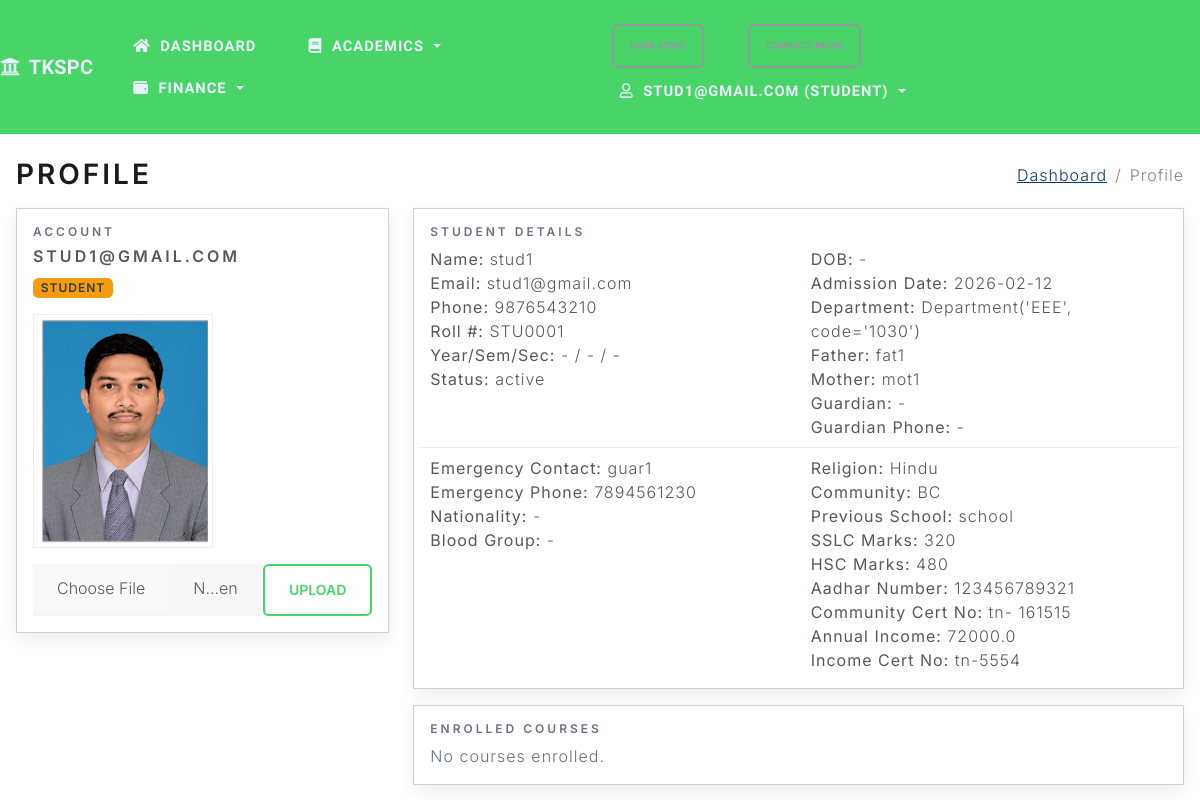
The app's page /profile (signed in) with its own data.
### project/models.py (models this page shows, shortened)
class User(db.Model):
    id = db.Column(db.Integer, primary_key=True)
    username = db.Column(db.String(80), unique=True, nullable=False)
    password_hash = db.Column(db.String(256), nullable=False)
    role = db.Column(db.String(20), nullable=False, default='staff')

class Student(db.Model):
    id = db.Column(db.Integer, primary_key=True)
    name = db.Column(db.String(100), nullable=False)
    email = db.Column(db.String(120), unique=True, nullable=False)
    phone = db.Column(db.String(20), nullable=False)
    registration_number = db.Column(db.String(50), unique=True)
    roll_number = db.Column(db.String(50), unique=True)
    address = db.Column(db.Text)
    date_of_birth = db.Column(db.Date)
    gender = db.Column(db.String(20))
    admission_date = db.Column(db.Date)
    department_id = db.Column(db.Integer, db.ForeignKey('department.id'))
    guardian_name = db.Column(db.String(100))
    guardian_phone = db.Column(db.String(20))
    guardian_email = db.Column(db.String(100))
    status = db.Column(db.String(20), default='active')
    tutor_id = db.Column(db.Integer, db.ForeignKey('teacher.id'))
    nationality = db.Column(db.String(50))
    blood_group = db.Column(db.String(10))
    religion = db.Column(db.String(50))
    community = db.Column(db.String(50))
    sslc_marks = db.Column(db.Integer)
    hsc_marks = db.Column(db.Integer)
    current_year = db.Column(db.Integer)
    semester_id = db.Column(db.Integer, db.ForeignKey('semester.id'))
    section = db.Column(db.String(10))
    father_name = db.Column(db.String(100))
    mother_name = db.Column(db.String(100))
    emergency_contact_name = db.Column(db.String(100))
    emergency_contact_phone = db.Column(db.String(20))
    previous_school = db.Column(db.String(255))
    aadhar_no = db.Column(db.String(20))
    community_cert_no = db.Column(db.String(50))
    annual_income = db.Column(db.Float)
    income_cert_no = db.Column(db.String(50))
    temp_password = db.Column(db.String(100))
    courses = db.relationship('Course', secondary=enrollments, backref='students', lazy=True)
    attendances = db.relationship('Attendance', backref='student', lazy=True, cascade="all, delete-orphan")
    grades = db.relationship('Grade', backref='student', lazy=True, cascade="all, delete-orphan")
    fee_accounts = db.relationship('FeeAccount', backref='student', lazy=True, cascade="all, delete-orphan")
    invoices = db.relationship('Invoice', backref='student', lazy=True, cascade="all, delete-orphan")
    payments = db.relationship('FeePayment', backref='student', lazy=True, cascade="all, delete-orphan")
    parent_links = db.relationship('ParentStudentLink', backref='student', lazy=True, cascade="all, delete-orphan")

class Department(db.Model):
    id = db.Column(db.Integer, primary_key=True)
    name = db.Column(db.String(100), nullable=False, unique=True)
    code = db.Column(db.String(20), unique=True)
    description = db.Column(db.Text)
    head_of_department_id = db.Column(db.Integer, db.ForeignKey('teacher.id'), nullable=True)
    students = db.relationship('Student', backref='department', lazy=True, foreign_keys='Student.department_id')
    teachers = db.relationship('Teacher', backref='department', lazy=True, foreign_keys='Teacher.department_id')
    courses = db.relationship('Course', backref='department', lazy=True, foreign_keys='Course.department_id')
    subjects = db.relationship('Subject', backref='department', lazy=True, foreign_keys='Subject.department_id')
    def __repr__(self):
        return f"Department('{self.name}', code='{self.code}')"

### project/routes.py (the view, shortened to what this page needs)
@app.route('/profile')
@crud_required('user', 'read')
def profile():
    role = session.get('role')
    user_id = session.get('user')
    student = None
    teacher = None
    user = User.query.filter_by(username=user_id).first()
    photo = None
    try:
        db.create_all()
    except Exception:
        pass
    photo = UserPhoto.query.filter_by(username=user_id).first()
    photo_url = None
    if photo:
        photo_url = url_for('static', filename=photo.file_path)
    if role == 'student':
        student = Student.query.filter_by(email=user_id).first()
    elif role in ('faculty', 'teacher'):
        teacher = Teacher.query.filter_by(email=user_id).first()
    parent_students = []
    return render_template('profile.html', title='Profile', role=role, user=user, student=student, teacher=teacher, parent_students=parent_students, photo_url=photo_url)

### project/routes.py (called while the page is built)
def crud_required(resource: str, action: str):
    def decorator(fn):
        @wraps(fn)
        def wrapper(*args, **kwargs):
            if not session.get('logged_in'):
                flash('Please log in to access this page.', 'warning')
                return redirect(url_for('login', next=request.path))
            role = session.get('role')
            allowed = CRUD_PERMISSIONS.get(resource, {}).get(action, [])
            if role not in allowed:
                flash('You are not authorized to perform this action.', 'danger')
                return redirect(url_for('index'))
            return fn(*args, **kwargs)
        return wrapper
    return decorator

### project/templates/profile.html (shortened to what this page needs)
{% extends 'base.html' %}
{% block page_title %}<h2 class="mb-0">Profile</h2>{% endblock %}
{% block breadcrumbs %}
  <li class="breadcrumb-item"><a href="{{ url_for('dashboard') }}">Dashboard</a></li>
  <li class="breadcrumb-item active" aria-current="page">Profile</li>
{% endblock %}
{% block content %}
<div class="row">
  <div class="col-md-4">
    <div class="card mb-3">
      <div class="card-body">
        <div class="h6 text-muted">Account</div>
        <div class="h5 mb-2">{{ (user and user.username) or session.get('user') }}</div>
        <span class="badge bg-secondary text-uppercase">{{ role }}</span>
        <div class="mt-3">
          {% if photo_url %}
          <img src="{{ photo_url }}" alt="Profile Photo" class="img-thumbnail" style="max-width: 180px;">
          {% else %}
          <div class="text-muted">No profile photo</div>
          {% endif %}
        </div>
        <form class="mt-3" method="post" action="{{ url_for('upload_profile_photo') }}" enctype="multipart/form-data">
          <div class="input-group">
            <input type="file" name="photo" class="form-control" accept="image/png, image/jpeg" required>
            <button type="submit" class="btn btn-outline-primary">Upload</button>
          </div>
        </form>
      </div>
    </div>
  </div>
  {% if role == 'student' and student %}
  <div class="col-md-8">
    <div class="card mb-3">
      <div class="card-body">
        <div class="h6 text-muted">Student Details</div>
        <div class="row">
          <div class="col-md-6">
            <div><strong>Name:</strong> {{ student.name }}</div>
            <div><strong>Email:</strong> {{ student.email }}</div>
            <div><strong>Phone:</strong> {{ student.phone }}</div>
            <div><strong>Roll #:</strong> {{ student.roll_number or '-' }}</div>
            <div><strong>Year/Sem/Sec:</strong> {{ student.current_year or '-' }} / {{ student.current_semester or '-' }} / {{ student.section or '-' }}</div>
            <div><strong>Status:</strong> {{ student.status }}</div>
          </div>
          <div class="col-md-6">
            <div><strong>DOB:</strong> {{ student.date_of_birth or '-' }}</div>
            <div><strong>Admission Date:</strong> {{ student.admission_date or '-' }}</div>
            <div><strong>Department:</strong> {{ student.department or '-' }}</div>
            <div><strong>Father:</strong> {{ student.father_name or '-' }}</div>
            <div><strong>Mother:</strong> {{ student.mother_name or '-' }}</div>
            <div><strong>Guardian:</strong> {{ student.guardian_name or '-' }}</div>
            <div><strong>Guardian Phone:</strong> {{ student.guardian_phone or '-' }}</div>
          </div>
        </div>
        <div class="row mt-2 border-top pt-2">
          <div class="col-md-6">
            <div><strong>Emergency Contact:</strong> {{ student.emergency_contact_name or '-' }}</div>
            <div><strong>Emergency Phone:</strong> {{ student.emergency_contact_phone or '-' }}</div>
            <div><strong>Nationality:</strong> {{ student.nationality or '-' }}</div>
            <div><strong>Blood Group:</strong> {{ student.blood_group or '-' }}</div>
          </div>
          <div class="col-md-6">
            <div><strong>Religion:</strong> {{ student.religion or '-' }}</div>
            <div><strong>Community:</strong> {{ student.community or '-' }}</div>
            <div><strong>Previous School:</strong> {{ student.previous_school or '-' }}</div>
            <div><strong>SSLC Marks:</strong> {{ student.sslc_marks or '-' }}</div>
            <div><strong>HSC Marks:</strong> {{ student.hsc_marks or '-' }}</div>
            <div><strong>Aadhar Number:</strong> {{ student.aadhar_no or '-' }}</div>
            <div><strong>Community Cert No:</strong> {{ student.community_cert_no or '-' }}</div>
            <div><strong>Annual Income:</strong> {{ student.annual_income or '-' }}</div>
            <div><strong>Income Cert No:</strong> {{ student.income_cert_no or '-' }}</div>
          </div>
        </div>
      </div>
    </div>
    <div class="card">
      <div class="card-body">
        <div class="h6 text-muted">Enrolled Courses</div>
        {% if student.courses %}
        <ul class="list-unstyled mb-0">
          {% for c in student.courses %}
          <li><a href="{{ url_for('course_details', course_id=c.id) }}">{{ c.name }}</a></li>
          {% endfor %}
        </ul>
        {% else %}
        <div class="text-muted">No courses enrolled.</div>
        {% endif %}
      </div>
    </div>
  </div>
  {% endif %}
</div>
{% endblock %}

### project/templates/base.html (shortened to what this page needs)
<!DOCTYPE html>
<html>
<head>
    <link rel="stylesheet" href="https://cdn.jsdelivr.net/npm/bootswatch@5.3.2/dist/lux/bootstrap.min.css">
    <link rel="stylesheet" href="https://cdnjs.cloudflare.com/ajax/libs/font-awesome/5.15.4/css/all.min.css">
    <link rel="stylesheet" href="{{ url_for('static', filename='css/app.css') }}">
</head>
<body class="loading">
    <nav class="navbar navbar-expand-lg navbar-dark bg-tkspc sticky-top">
        <a class="navbar-brand" href="{{ url_for('students') }}"><i class="fas fa-university me-1"></i> TKSPC</a>
        <div class="collapse navbar-collapse" id="navMain">
            <ul class="navbar-nav me-auto">
                {% if session.get('logged_in') %}
                <li class="nav-item {% if request.endpoint == 'dashboard' %}active{% endif %}">
                    <a class="nav-link" href="{{ url_for('dashboard') }}" aria-label="Dashboard" data-bs-toggle="tooltip" data-bs-placement="bottom" title="Dashboard"><i class="fas fa-home me-1"></i><span class="nav-label">Dashboard</span></a>
                </li>
                <li class="nav-item dropdown">
                    <a class="nav-link dropdown-toggle" href="#" id="navAcademics" role="button" data-bs-toggle="dropdown" aria-expanded="false"><i class="fas fa-book me-1"></i><span class="nav-label">Academics</span></a>
                </li>
                <li class="nav-item dropdown">
                    <a class="nav-link dropdown-toggle" href="#" id="navFinance" role="button" data-bs-toggle="dropdown" aria-expanded="false"><i class="fas fa-wallet me-1"></i><span class="nav-label">Finance</span></a>
                </li>
                {% endif %}
            </ul>
            <ul class="navbar-nav ms-auto">
                <li class="nav-item">
                    <button id="themeToggle" class="btn btn-sm btn-outline-secondary me-2" type="button">Dark Mode</button>
                </li>
                <li class="nav-item">
                    <button id="compactToggle" class="btn btn-sm btn-outline-secondary me-2" type="button">Compact Mode</button>
                </li>
                {% if session.get('logged_in') %}
                <li class="nav-item dropdown">
                    <a class="nav-link dropdown-toggle" href="#" id="navAccount" role="button" data-bs-toggle="dropdown" aria-expanded="false"><i class="far fa-user me-1"></i>{{ session.get('user') }} ({{ session.get('role', 'staff') }})</a>
                </li>
                {% else %}
                <li class="nav-item {% if request.endpoint == 'login' %}active{% endif %}"><a class="nav-link" href="{{ url_for('login') }}"><i class="fas fa-sign-in-alt mr-1"></i>Login</a></li>
                {% endif %}
            </ul>
        </div>
    </nav>
    <div class="container-fluid mt-4 px-3">
        <div class="d-flex justify-content-between align-items-center mb-3 page-header">
            <div>
                {% block page_title %}{% endblock %}
            </div>
            <nav aria-label="breadcrumb">
                <ol class="breadcrumb mb-0">
                    {% block breadcrumbs %}{% endblock %}
                </ol>
            </nav>
        </div>
        <div id="toastContainer" class="toast-container position-fixed p-3" style="top: 1rem; right: 1rem; z-index: 1080;">
        </div>
        {% block content %}{% endblock %}
    </div>
  </body>
</html>

### project/static/css/app.css (style rules this page uses)
:root { --bg: #ffffff; --text: #1f2937; --muted: #6b7280; --card-bg: #ffffff; --card-shadow: 0 0.35rem 0.9rem rgba(0,0,0,0.08); --table-header-bg: #f8f9fa; --tkspc-primary: #49d468; --tkspc-secondary: #f39c12; --tkspc-accent: #1abc9c; --link: #0b3a6d; --link-hover: #072a4d; }
body { background-color: var(--bg); color: var(--text); }
.container-fluid { font-family: 'Inter', system-ui, -apple-system, Segoe UI, Roboto, Helvetica, Arial, 'Apple Color Emoji', 'Segoe UI Emoji'; }
.navbar-brand { font-weight: 600; letter-spacing: 0.2px; }
.navbar .nav-link { padding: 0.5rem 0.6rem; font-size: 0.92rem; }
.navbar .navbar-nav { gap: 0.25rem; }
.navbar .nav-link { display: inline-flex; align-items: center; gap: 0.35rem; }
.navbar-dark.bg-tkspc { background-color: var(--tkspc-primary) !important; }
.navbar-dark .navbar-brand, .navbar-dark .nav-link { color: #eaf2fb; }
a { color: var(--link); }
@media (min-width: 993px) { .navbar .navbar-nav { flex-wrap: wrap; } }
.card { box-shadow: var(--card-shadow); background-color: var(--card-bg); }
.btn { border-radius: 0.35rem; }
.btn-outline-primary { color: var(--tkspc-primary); border-color: var(--tkspc-primary); }
.badge.bg-secondary { background-color: var(--tkspc-secondary) !important; }
.badge { border-radius: 0.35rem; }
.text-muted { color: var(--muted) !important; }
.breadcrumb { background: transparent; }
.breadcrumb .breadcrumb-item a { color: var(--link); }
.toast-container { pointer-events: none; }

### records on screen
User: get "STUDENT", username "STUD1@GMAIL.COM", role "STUDENT"
Student: name "stud1", email "stud1@gmail.com", phone "9876543210", roll_number "STU0001", current_year "-", section "-", status "active", date_of_birth "-", admission_date "2026-02-12", father_name "fat1", mother_name "mot1", guardian_name "-", guardian_phone "-", emergency_contact_name "guar1", emergency_contact_phone "7894561230", nationality "-", blood_group "-", religion "Hindu", community "BC", previous_school "school", sslc_marks "320", hsc_marks "480", aadhar_no "123456789321", community_cert_no "tn- 161515", annual_income "72000.0", income_cert_no "tn-5554"
Department: name+code "Department('EEE', code='1030')"

### other values on screen
{{ session.get('user') }} "STUD1@GMAIL.COM"
{{ student.current_semester or '-' }} "-"
